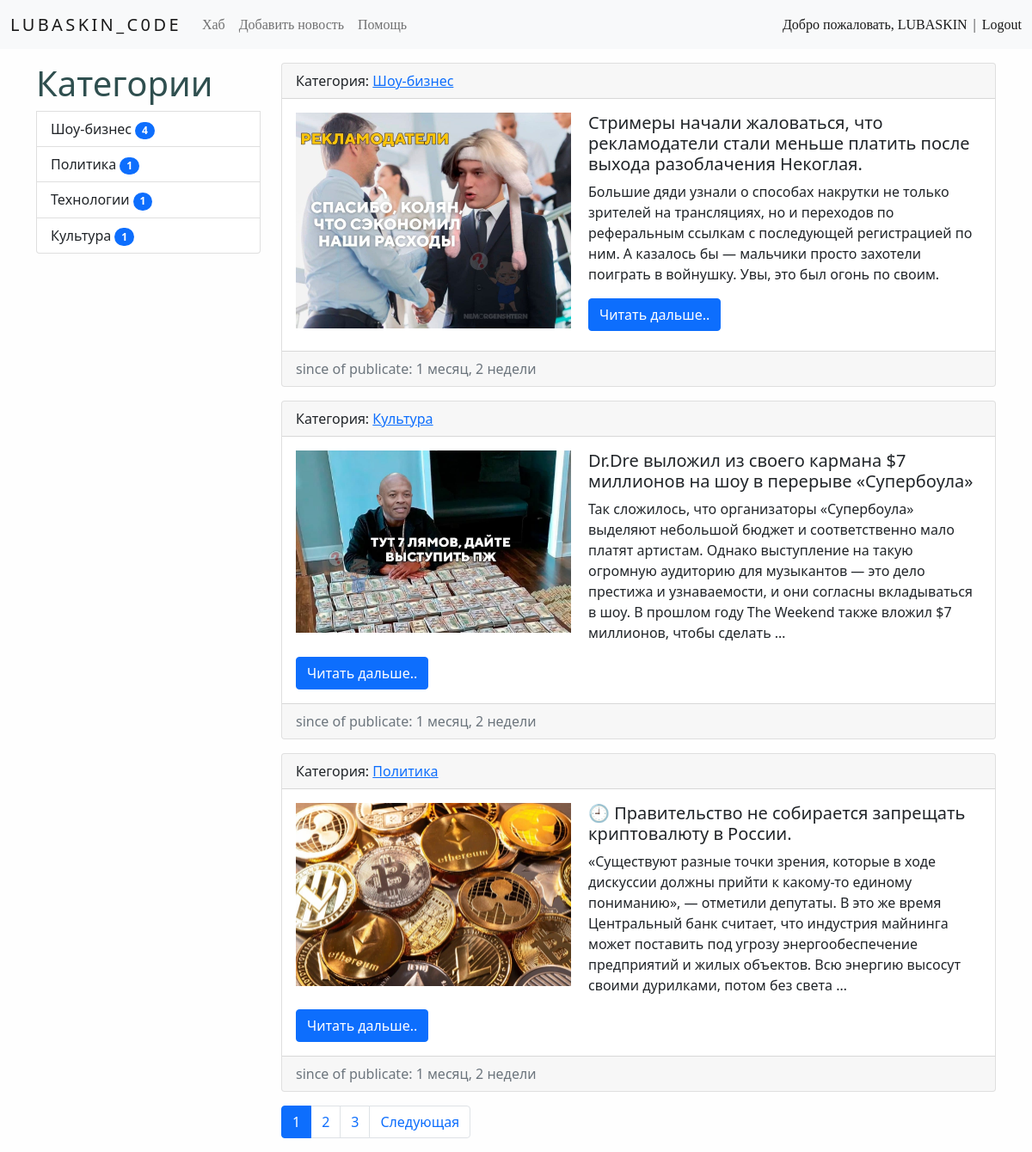
The app's page / (signed in) with its own data.
### news/models.py (models this page shows, shortened)
class Category(models.Model):
    title = models.CharField(max_length=150,db_index=True,verbose_name='Категория')
    def get_absolute_url(self):
        return reverse('category',kwargs={'category_id':self.pk})
    def __str__(self):
        return self.title
    class Meta:
        verbose_name = 'Категория'
        verbose_name_plural = 'Категории'
        ordering = ['title']

class News(models.Model):
    title = models.CharField(max_length=150,verbose_name='Название') # стр поле для строк малых и больш размеров
    content = models.TextField(blank=True,verbose_name='Текст') # тип данных текст, blank = необязательно к заполнению
    created_at = models.DateTimeField(auto_now_add=True,verbose_name="NewsPaper-created_at") # дата и время # автоматически указывает дату при создании новости
    updated_at = models.DateTimeField(auto_now=True,verbose_name='NewsPaper-updated_at')
    photo = models.ImageField(upload_to='photos/%Y/%m/%d/',verbose_name='NewsPaper-photo',blank=True) # изображение
    is_published = models.BooleanField(default=True,verbose_name='Опубликовать?',blank=True)
    category = models.ForeignKey('Category',on_delete=models.PROTECT,null=True,verbose_name='Категория') # связь моделей
    views = models.IntegerField(default=0)
    def get_absolute_url(self):
        return reverse('view_news',kwargs={'news_id':self.pk})
    class Meta:
        verbose_name = 'Новость'
        verbose_name_plural = 'Новости'
        ordering = ['-created_at']

### news/views.py (the view)
# urls.py: path('',HomeNews.as_view(),name='home'), # через ListView # кэшируем страницу на 60 сек
class HomeNews(ListView): # ListView
    model = News
    template_name = 'news/news_list.html' # путь к шаблону
    context_object_name = 'news'
    allow_empty = False # не показываем пустые категории
    paginate_by = 3 # пагинация
    def get_context_data(self, *,object_list=None,**kwargs):
        context = super().get_context_data(**kwargs)
        context['title'] = 'News-paper'
        return context
    def get_queryset(self):
        return News.objects.filter(is_published=True).select_related('category') # фильтруем по чекбоксу # селект оптимизируем подробно смотри в доке

### news/templatetags/news_tags.py (called while the page is built)
@register.simple_tag(name='get_list_categories')
def get_categories():
    return Category.objects.annotate(cnt=Count('news',filter=F('news__is_published'))).filter(cnt__gt=0)

### news/templates/news/news_list.html (shortened to what this page needs)
{%extends 'base.html'%}
{% block sidebar %}
{% include 'inc/_sidebar.html'%}
{%endblock%}
{% block content %}
{%for item in news%}
<div class="card mb-3">
    <div class="card-header">
        Категория: <a href="{{item.category.get_absolute_url}}">{{item.category}}</a>
    </div>
    <div class="card-body">
        <div class="'media">
            {% if item.photo %}
            <img src="{{ item.photo.url }}" alt="" height="220" width="320" class="img-fluid img-left">
            {%else%}
            <img src="https://picsum.photos/id/2/320/220" alt="" class="img-fluid img-left">
            {%endif%}
            <div class="media-body">
                <h5 class="card-title">{{item.title}}</h5>
                <p class="card-text">{{item.content|safe|truncatewords:44}}</p>
                <a href="{{item.get_absolute_url}}" class="btn btn-primary">Читать дальше..</a>
            </div>
        </div>
    </div>
    <div class="card-footer text-muted">
        since of publicate: {{item.created_at|timesince}}
    </div>
</div>
{%endfor%}
{%endblock%}

### templates/inc/_nav.html (shortened to what this page needs)
<nav class="navbar navbar-expand-lg navbar-light bg-light">
    <div class="container-fluid">
        <a class="navbar-brand" href="{%url 'home'%}">
            <div class="satodsan-uvemopag">
                <p>LUBASKIN_C0DE</p>
            </div>
        </a>
        <div class="collapse navbar-collapse" id="navbarSupportedContent">
            <ul class="navbar-nav me-auto mb-2 mb-lg-0">
                <li class="nav-item"><a class="nav-link" href="{%url 'home'%}">Хаб</a></li>
                {%if request.user.is_authenticated%}
                <li class="nav-item"><a class="nav-link" href="{%url 'add_news'%}">Добавить новость</a></li>
                {%endif%}
                <li class="nav-item"><a class="nav-link" href="{%url 'contact'%}">Помощь</a></li>
            </ul>
            <span class="navbar-text">
                {%if request.user.is_authenticated%}
                <a class='hello-title'>Добро пожаловать, {{user.username}}</a> | <a class="logout"
                    href="{%url 'logout'%}">Logout</a>
                {%else%}
                <a class="reg" href="{%url 'reg'%}">Register</a> | <a class="auth" href="{%url 'auth'%}">Auth</a>
                {%endif%}
            </span>
        </div>
    </div>
</nav>

### templates/inc/_sidebar.html
{%load news_tags%}
<div class="list-group">
    <h1 class="h1-side">Категории</h1>
    {%get_list_categories as categories%}
    {%for item in categories%}
    <a href="{{item.get_absolute_url}}" class="list-group-item list-group-item-action">{{item.title}} <span
            class="badge bg-primary rounded-pill">{{item.cnt}}</span></a>
    {%endfor%}
</div>

### lubaskin/static/css/style.css (style rules this page uses)
body { background-color: #fefefe; }
.img-left { margin: 0 20px 10px 0; float: left; }
.satodsan-uvemopag p { overflow: hidden; white-space: nowrap; margin: 0 auto; letter-spacing: .17em; animation: typing 2.5s steps(30, end), blink-caret .7s step-end infinite; }
.nav-item { font-family: cursive; }
.hello-title { text-decoration: none; font-family: cursive; }
.logout { text-decoration: none; font-family: cursive; }
.h1-side { color: #2f4f4f; }

### records on screen
Category: title "Шоу-бизнес", cnt "4"
Category: title "Политика", cnt "1"
Category: title "Технологии", cnt "1"
Category: title "Культура", cnt "1"
News: category "Шоу-бизнес", photo (picture), title "Стримеры начали жаловаться, что рекламодатели стали меньше платить после выхода разоблачения Некоглая.", content "Большие дяди узнали о способах накрутки не только зрителей на трансляциях, но и переходов по реферальным ссылкам с последующей регистрацией по ним. А казалось бы — мальчики просто захотели поиграть в войнушку. Увы, это был огонь по своим.", created_at "1 месяц, 2 недели"
News: category "Культура", photo (picture), title "Dr.Dre выложил из своего кармана $7 миллионов на шоу в перерыве «Супербоула»", content "Так сложилось, что организаторы «Супербоула» выделяют небольшой бюджет и соответственно мало платят артистам. Однако выступление на такую огромную аудиторию для музыкантов — это дело престижа и узнаваемости, и они согласны вкладываться в шоу. В прошлом году The Weekend также вложил $7 миллионов, чтобы сделать …", created_at "1 месяц, 2 недели"
News: category "Политика", photo (picture), title "🕘 Правительство не собирается запрещать криптовалюту в России.", content "«Существуют разные точки зрения, которые в ходе дискуссии должны прийти к какому-то единому пониманию», — отметили депутаты. В это же время Центральный банк считает, что индустрия майнинга может поставить под угрозу энергообеспечение предприятий и жилых объектов. Всю энергию высосут своими дурилками, потом без света …", created_at "1 месяц, 2 недели"

### other values on screen
{{ user.username }} "LUBASKIN"
{{ p }} "1"
{{ p }} "2" "3"
